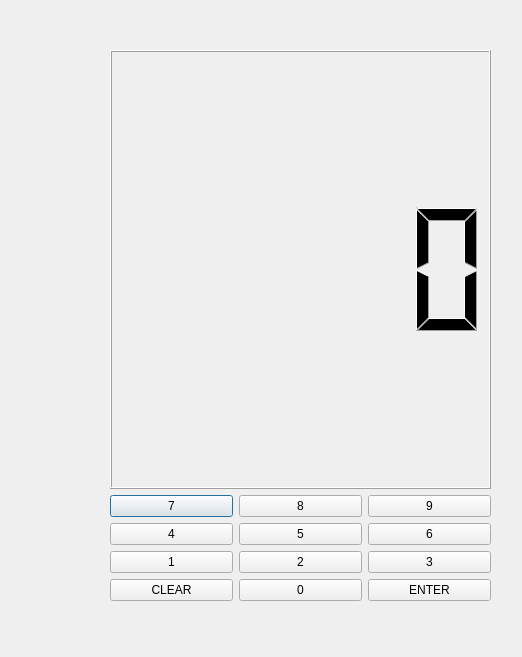
<?xml version="1.0" encoding="UTF-8"?>
<ui version="4.0">
 <class>NumPadLogInDialog</class>
 <widget class="QDialog" name="NumPadLogInDialog">
  <property name="geometry">
   <rect>
    <x>0</x>
    <y>0</y>
    <width>522</width>
    <height>657</height>
   </rect>
  </property>
  <property name="windowTitle">
   <string>NumPadLogInDialog</string>
  </property>
  <widget class="QWidget" name="">
   <property name="geometry">
    <rect>
     <x>110</x>
     <y>50</y>
     <width>381</width>
     <height>551</height>
    </rect>
   </property>
   <layout class="QVBoxLayout" name="verticalLayout_4">
    <item>
     <widget class="QLCDNumber" name="lcdNumber"/>
    </item>
    <item>
     <layout class="QHBoxLayout" name="horizontalLayout">
      <item>
       <layout class="QVBoxLayout" name="verticalLayout">
        <item>
         <widget class="DuNumericKeyPushButton" name="setePushButton">
          <property name="text">
           <string>7</string>
          </property>
         </widget>
        </item>
        <item>
         <widget class="DuNumericKeyPushButton" name="quatroPushButton">
          <property name="text">
           <string>4</string>
          </property>
         </widget>
        </item>
        <item>
         <widget class="DuNumericKeyPushButton" name="umPushButton">
          <property name="text">
           <string>1</string>
          </property>
         </widget>
        </item>
        <item>
         <widget class="QPushButton" name="clearPushButton">
          <property name="text">
           <string>CLEAR</string>
          </property>
         </widget>
        </item>
       </layout>
      </item>
      <item>
       <layout class="QVBoxLayout" name="verticalLayout_2">
        <item>
         <widget class="DuNumericKeyPushButton" name="oitoPushButton">
          <property name="text">
           <string>8</string>
          </property>
         </widget>
        </item>
        <item>
         <widget class="DuNumericKeyPushButton" name="cincoPushButton">
          <property name="text">
           <string>5</string>
          </property>
         </widget>
        </item>
        <item>
         <widget class="DuNumericKeyPushButton" name="doisPushButton">
          <property name="text">
           <string>2</string>
          </property>
         </widget>
        </item>
        <item>
         <widget class="DuNumericKeyPushButton" name="zeroPushButton">
          <property name="text">
           <string>0</string>
          </property>
         </widget>
        </item>
       </layout>
      </item>
      <item>
       <layout class="QVBoxLayout" name="verticalLayout_3">
        <item>
         <widget class="DuNumericKeyPushButton" name="novePushButton">
          <property name="text">
           <string>9</string>
          </property>
         </widget>
        </item>
        <item>
         <widget class="DuNumericKeyPushButton" name="seisPushButton">
          <property name="text">
           <string>6</string>
          </property>
         </widget>
        </item>
        <item>
         <widget class="DuNumericKeyPushButton" name="tresPushButton">
          <property name="text">
           <string>3</string>
          </property>
         </widget>
        </item>
        <item>
         <widget class="QPushButton" name="enterPushButton">
          <property name="text">
           <string>ENTER</string>
          </property>
         </widget>
        </item>
       </layout>
      </item>
     </layout>
    </item>
   </layout>
  </widget>
 </widget>
 <customwidgets>
  <customwidget>
   <class>DuNumericKeyPushButton</class>
   <extends>QPushButton</extends>
   <header location="global">dunumerickeypushbutton.h</header>
  </customwidget>
 </customwidgets>
 <resources/>
 <connections/>
</ui>
